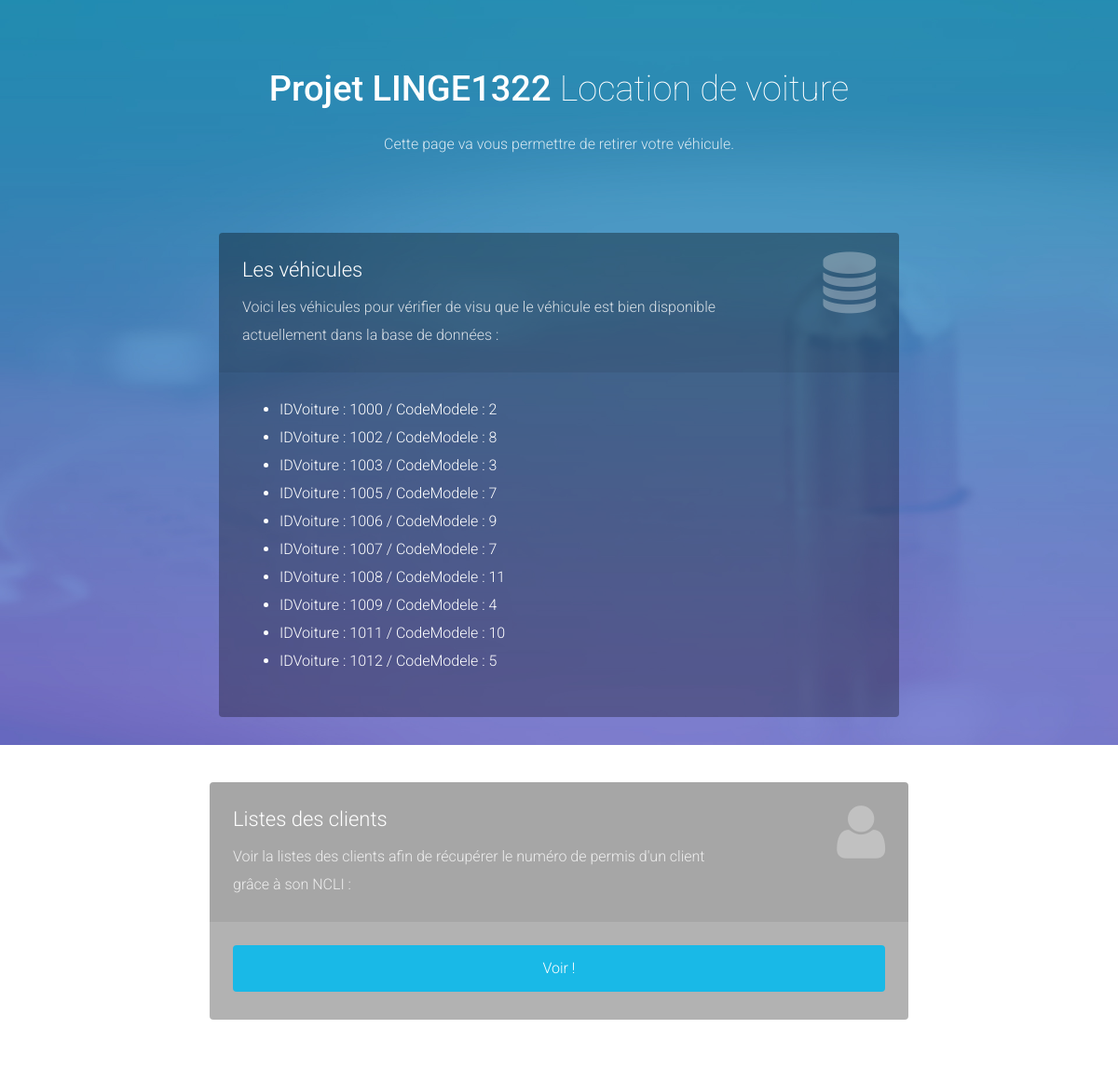
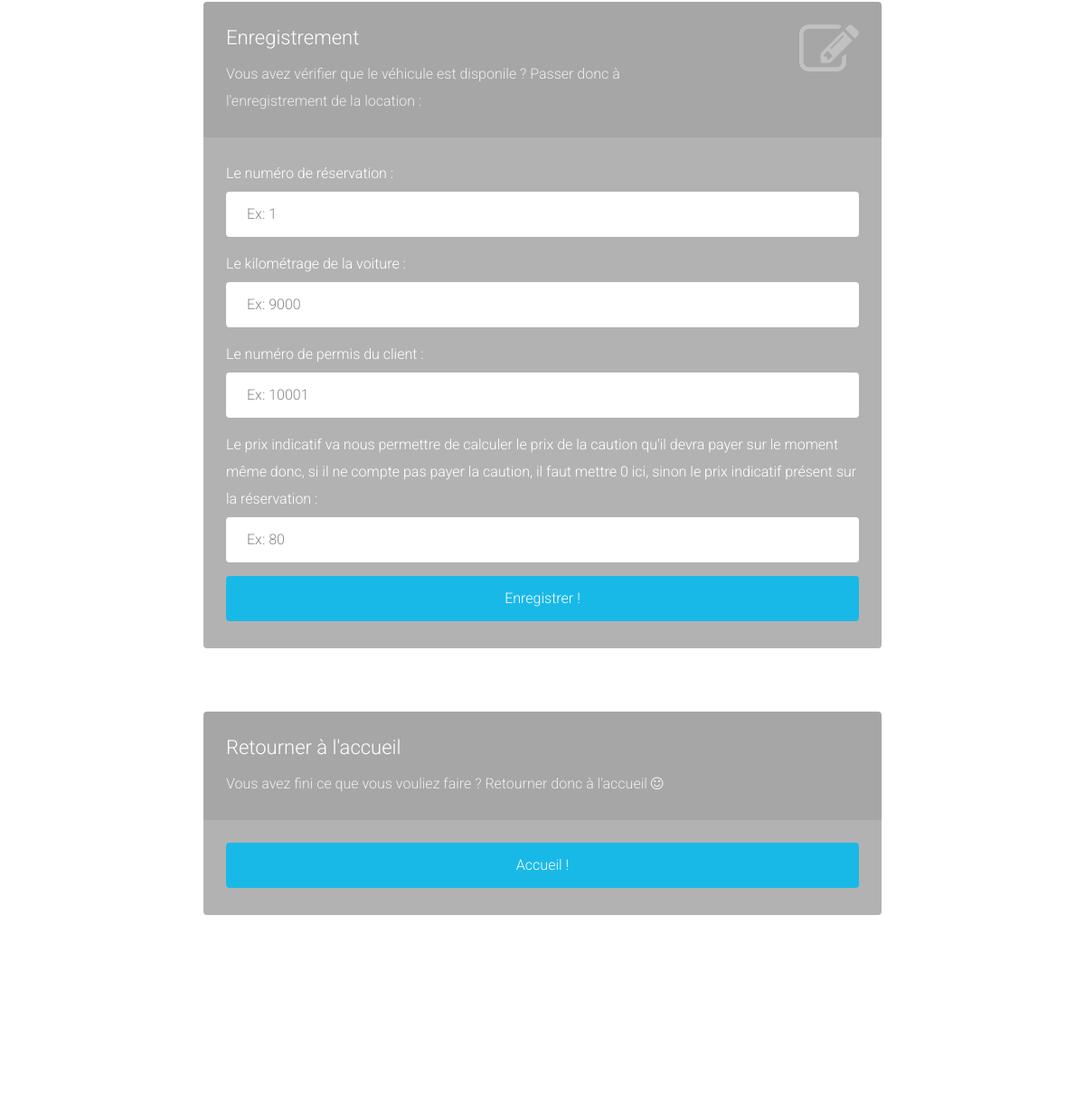
The app's page /Site/retirer.php with its own data (2 pictures, top to bottom).
### tables this page shows
CREATE TABLE `VOITURE` (
  `IDNumero` int(11) NOT NULL,
  `DateAchat` date NOT NULL,
  `PrixAchat` int(11) NOT NULL,
  `Etat` varchar(100) NOT NULL,
  `DateRestitution` datetime DEFAULT CURRENT_TIMESTAMP,
  `CodeModele` int(11) NOT NULL
);

### Site/retirer.php (the view, shortened to what this page needs)
<?php
try
{
	$bdd = new PDO('mysql:unix_socket=/opt/lampp/var/mysql/mysql.sock;mysql:host=localhost;dbname=Projet_LINGE1322','root','', array(PDO::ATTR_ERRMODE => PDO::ERRMODE_EXCEPTION));
}
catch (Exception $e)
{
        die('Erreur : ' . $e->getMessage());
}
?>
<!DOCTYPE html>
<html lang="fr">
    <head>
        <link rel="stylesheet" href="assets/bootstrap/css/bootstrap.min.css">
        <link rel="stylesheet" href="assets/font-awesome/css/font-awesome.min.css">
		<link rel="stylesheet" href="assets/css/form-elements.css">
        <link rel="stylesheet" href="assets/css/style.css">
    </head>
    <body>
        <div class="top-content">
            <div class="inner-bg">
                <div class="container">
                    <div class="row">
                        <div class="col-sm-8 col-sm-offset-2 text">
                            <h1><strong>Projet LINGE1322</strong> Location de voiture</h1>
                            <div class="description">
                            	<p>
                                    Cette page va vous permettre de retirer votre véhicule.
                                </p>
                            </div>
                        </div>
                    </div>
                    <div class="col-sm-2">
                    </div>
                    <div class="col-sm-8">
                        	<div class="form-box">
                        		<div class="form-top">
	                        		<div class="form-top-left">
	                        			<h3>Les véhicules</h3>
	                            		<p>Voici les véhicules pour vérifier de visu que le véhicule est bien disponible actuellement dans la base de données :</p>
	                        		</div>
	                        		<div class="form-top-right">
	                        			<i class="fa fa-database"></i>
	                        		</div>
	                            </div>
	                            <div class="form-bottom">
                                    <label class="form-title">
	                            	<?php
									$req = $bdd->prepare('SELECT * FROM VOITURE WHERE Etat = "libre"');
									$req->execute(array());
									echo '<ul>';
									while ($donnees = $req->fetch())
									{
										echo '<li>'  . ' IDVoiture : ' . $donnees['IDNumero'] . ' / CodeModele : ' . $donnees['CodeModele'] . '</li>';
									}
									echo '</ul>';
                                    ?>
                                </label>
                                </div>
                            </div>
                    </div>
                </div>
                <div class="container">
                    <div class="row">
                        <div class="col-sm-2">
                        </div>
                        <div class="col-sm-8">
                            <div class="form-box">
                                <div class="form-top">
                                    <div class="form-top-left">
                                        <h3>Listes des clients</h3>
                                        <p>Voir la listes des clients afin de récupérer le numéro de permis d'un client grâce à son NCLI :</p>
                                    </div>
                                    <div class="form-top-right">
                                        <i class="fa fa-user"></i>
                                    </div>
                                </div>
                                <div class="form-bottom">
                                    <form role="form" action="afficherClient.php" method="post" class="registration-form">
                                        <button type="submit" class="btn">Voir !</button>
                                    </form>
                                </div>
                            </div>
                        </div>
                    </div>
                </div>
                <div class="container">
                    <div class="row">
                        <div class="col-sm-2">
                        </div>
                        <div class="col-sm-8">
                            <div class="form-box">
                                <div class="form-top">
                                    <div class="form-top-left">
                                        <h3>Enregistrement</h3>
                                        <p>Vous avez vérifier que le véhicule est disponile ? Passer donc à l'enregistrement de la location :</p>
                                    </div>
                                    <div class="form-top-right">
                                        <i class="fa fa-pencil-square-o"></i>
                                    </div>
                                </div>
                                <div class="form-bottom">
                                    <form role="form" action="addEnregistrement.php" method="post" class="registration-form">
                                        <div class="form-group">
                                            <label class="form-title" for="form-numero-reservation">Le numéro de réservation :</label>
                                            <input type="text" name="form-numero-reservation" placeholder="Ex: 1" class="form-numero-reservation form-control" id="form-numero-reservation">
                                        </div>
                                        <div class="form-group">
                                            <label class="form-title" for="form-kilometrage">Le kilométrage de la voiture :</label>
                                            <input type="text" name="form-kilometrage" placeholder="Ex: 9000" class="form-kilometrage form-control" id="form-kilometrage">
                                        </div>
                                        <div class="form-group">
                                            <label class="form-title" for="form-NCLI">Le numéro de permis du client :</label>
                                            <input type="text" name="form-numero-permis" placeholder="Ex: 10001" class="form-numero-permis form-control" id="form-numero-permis">
                                        </div>
                                        <div class="form-group">
                                            <label class="form-title" for="form-prix-indicatif">Le prix indicatif va nous permettre de calculer le prix de la caution qu'il
                                            devra payer sur le moment même donc, si il ne compte pas payer la caution, il faut mettre 0 ici, sinon le prix indicatif présent sur la réservation :</label>
                                            <input type="text" name="form-prix-indicatif" placeholder="Ex: 80" class="form-prix-indicatif form-control" id="form-prix-indicatif">
                                        </div>
                                        <button type="submit" class="btn">Enregistrer !</button>
                                    </form>
                                </div>
                            </div>
                        </div>
                    </div>
                </div>
                <div class="container">
                    <div class="row">
                        <div class="col-sm-2">
                        </div>
                        <div class="col-sm-8">
                            <div class="form-box">
                                <div class="form-top">
                                    <div class="form-top-left">
                                        <h3>Retourner à l'accueil</h3>
                                        <p>Vous avez fini ce que vous vouliez faire ? Retourner donc à l'accueil <i class="fa fa-smile-o"></i> </p>
                                    </div>
                                    <div class="form-top-right">
                                    </div>
                                </div>
                                <div class="form-bottom">
                                    <form role="form" action="index.php" method="post" class="registration-form">
                                        <button type="submit" class="btn">Accueil !</button>
                                    </form>
                                </div>
                            </div>
                        </div>
                    </div>
                </div>
            </div>
        </div>
        <footer>
        	<div class="container">
        		<div class="row">
        			<div class="col-sm-8 col-sm-offset-2">
        				<div class="footer-border"></div>
        				<p>Fait par Denauw Antoine élève de l'<strong>UCL</strong> (Université Catholique de Louvain-la-neuve) dans le cadre du cours <strong>LINGE1322</strong>.</p>
        			</div>
        		</div>
        	</div>
        </footer>
    </body>
</html>

### Site/assets/css/form-elements.css (style rules this page uses)
input[type="text"], input[type="password"], textarea, textarea.form-control { height: 50px; margin: 0; padding: 0 20px; vertical-align: middle; background: #fff; border: 3px solid #fff; font-family: 'Roboto', sans-serif; font-size: 16px; font-weight: 300; line-height: 50px; color: #888; -moz-border-radius: 4px; -webkit-border-radius: 4px; border-radius: 4px; -moz-box-shadow: none; -webkit-box-shadow: none; box-shadow: none; -o-transition: all .3s; -moz-transition: all .3s; -webkit-transition: all .3s; -ms-transition: all .3s; transition: all .3s; }
button.btn { height: 50px; margin: 0; padding: 0 20px; vertical-align: middle; background: #19b9e7; border: 0; font-family: 'Roboto', sans-serif; font-size: 16px; font-weight: 300; line-height: 50px; color: #fff; -moz-border-radius: 4px; -webkit-border-radius: 4px; border-radius: 4px; text-shadow: none; -moz-box-shadow: none; -webkit-box-shadow: none; box-shadow: none; -o-transition: all .3s; -moz-transition: all .3s; -webkit-transition: all .3s; -ms-transition: all .3s; transition: all .3s; }

### Site/assets/css/style.css (style rules this page uses)
body { font-family: 'Roboto', sans-serif; font-size: 16px; font-weight: 300; color: #888; line-height: 30px; text-align: center; }
strong { font-weight: 500; }
h1, h2 { margin-top: 10px; font-size: 38px; font-weight: 100; color: #555; line-height: 50px; }
h3 { font-size: 22px; font-weight: 300; color: #555; line-height: 30px; }
.inner-bg { padding: 60px 0 80px 0; }
.top-content .text { color: #fff; }
.top-content .text h1 { color: #fff; }
.top-content .description { margin: 20px 0 10px 0; }
.top-content .description p { opacity: 0.8; }
.form-box { margin-top: 70px; }
.form-title { color: #fff; font-size: 16px; font-weight: 300; }
.form-top { overflow: hidden; padding: 0 25px 15px 25px; background: #444; background: rgba(0, 0, 0, 0.35); -moz-border-radius: 4px 4px 0 0; -webkit-border-radius: 4px 4px 0 0; border-radius: 4px 4px 0 0; text-align: left; }
.form-top-left { float: left; width: 75%; padding-top: 25px; }
.form-top-left h3 { margin-top: 0; color: #fff; }
.form-top-left p { opacity: 0.8; color: #fff; }
.form-top-right { float: left; width: 25%; padding-top: 5px; font-size: 66px; color: #fff; line-height: 100px; text-align: right; opacity: 0.3; }
.form-bottom { padding: 25px 25px 30px 25px; background: #444; background: rgba(0, 0, 0, 0.3); -moz-border-radius: 0 0 4px 4px; -webkit-border-radius: 0 0 4px 4px; border-radius: 0 0 4px 4px; text-align: left; }
.form-bottom form button.btn { width: 100%; }
footer { padding-bottom: 70px; color: #fff; }
footer .footer-border { width: 200px; margin: 0 auto; padding-bottom: 30px; border-top: 1px solid #fff; border-top: 1px solid rgba(255, 255, 255, 0.6); }
footer p { opacity: 0.8; }

### records on screen
voiture: IDNumero "1000", CodeModele "2"
voiture: IDNumero "1002", CodeModele "8"
voiture: IDNumero "1003", CodeModele "3"
voiture: IDNumero "1005", CodeModele "7"
voiture: IDNumero "1006", CodeModele "9"
voiture: IDNumero "1007", CodeModele "7"
voiture: IDNumero "1008", CodeModele "11"
voiture: IDNumero "1009", CodeModele "4"
voiture: IDNumero "1011", CodeModele "10"
voiture: IDNumero "1012", CodeModele "5"
